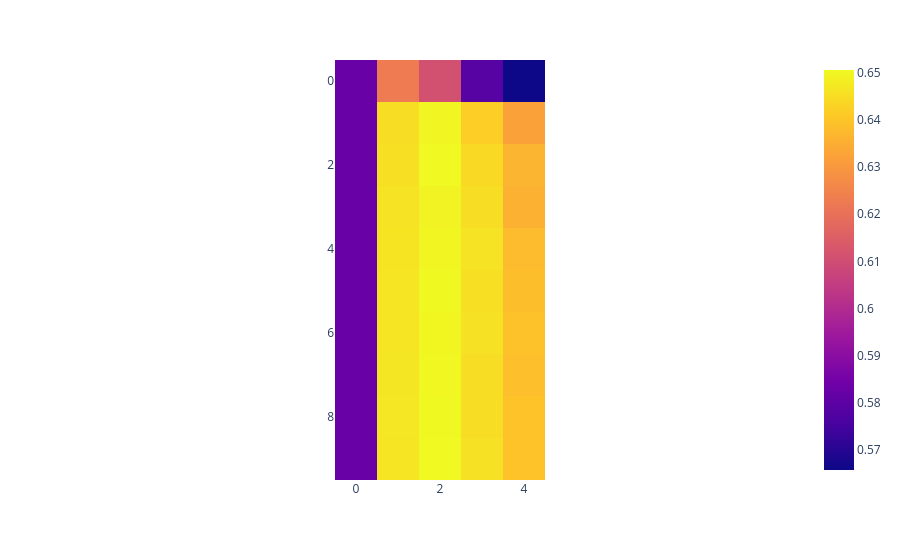

The notebook cell this image was saved under:
### Code cell
import plotly.express as px
result = rfCV.cv_results_["mean_test_score"].reshape(num_trees.size, depth.size, order='F')
fig = px.imshow(result)
fig.show()

### Figure 1 — Plotly figure (JSON) as saved in the notebook; plotly's stock layout.template omitted (floating-point values rounded to 4 significant figures)
{"data": [{"coloraxis": "coloraxis", "hovertemplate": "x: %{x}<br>y: %{y}<br>color: %{z}<extra></extra>", "name": "0", "type": "heatmap", "xaxis": "x", "yaxis": "y", "z": [[0.5824, 0.6229, 0.6111, 0.5787, 0.5658], [0.5824, 0.6451, 0.6497, 0.6419, 0.6321], [0.5824, 0.6455, 0.6505, 0.644, 0.6365], [0.5824, 0.6461, 0.6496, 0.6452, 0.6356], [0.5824, 0.6463, 0.6497, 0.6461, 0.638], [0.5824, 0.6465, 0.6503, 0.6454, 0.6386], [0.5824, 0.6466, 0.65, 0.6458, 0.6393], [0.5824, 0.6466, 0.6501, 0.6451, 0.6388], [0.5824, 0.647, 0.6503, 0.6452, 0.6395], [0.5824, 0.6466, 0.6505, 0.6457, 0.6395]]}], "layout": {"coloraxis": {"colorscale": [[0, "#0d0887"], [0.1111, "#46039f"], [0.2222, "#7201a8"], [0.3333, "#9c179e"], [0.4444, "#bd3786"], [0.5556, "#d8576b"], [0.6667, "#ed7953"], [0.7778, "#fb9f3a"], [0.8889, "#fdca26"], [1, "#f0f921"]]}, "margin": {"t": 60}, "xaxis": {"anchor": "y", "constrain": "domain", "domain": [0, 1], "scaleanchor": "y"}, "yaxis": {"anchor": "x", "autorange": "reversed", "constrain": "domain", "domain": [0, 1]}}}
